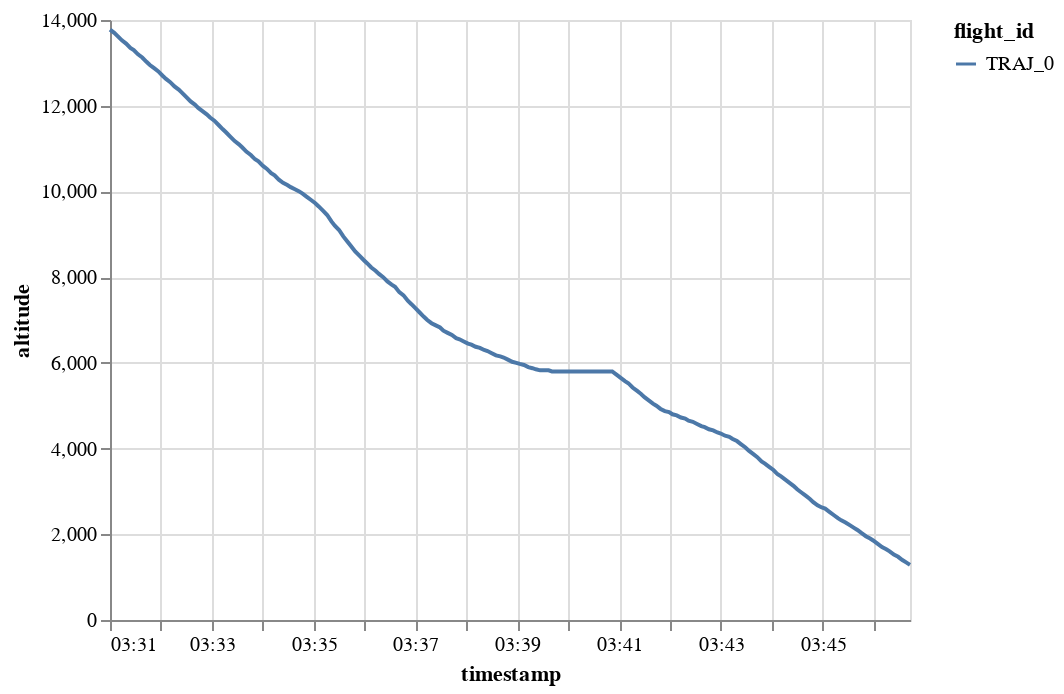

Notebook cell for this chart:
### Code cell
traffic[0].chart().encode(alt.Y("altitude"), alt.X("timestamp"), alt.Color("flight_id"))

### Figure 1 — Vega-Lite specification as saved in the notebook (floating-point values rounded to 4 significant figures; data arrays with more than 128 entries replaced by an {"elided": "..."} marker saying what was removed)
{"config": {"view": {"continuousWidth": 400, "continuousHeight": 300}}, "data": {"name": "data-238cb9bd61ec16d51476a022573b1b51"}, "mark": "line", "encoding": {"color": {"type": "nominal", "field": "flight_id"}, "x": {"type": "temporal", "field": "timestamp"}, "y": {"type": "quantitative", "field": "altitude"}}, "$schema": "https://vega.github.io/schema/vega-lite/v4.8.1.json", "datasets": {"data-238cb9bd61ec16d51476a022573b1b51": {"elided": "200 records"}}}
